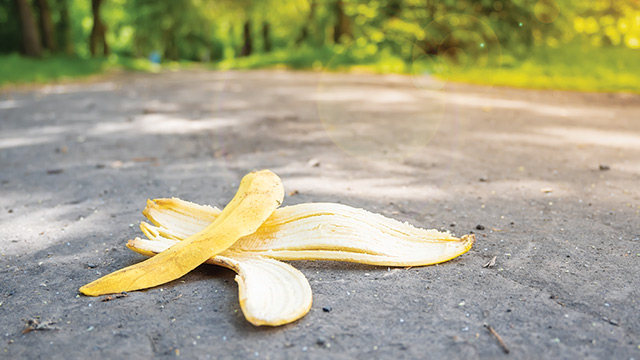
#> input picture pisang2.jpg, 640 x 360 px
$ python warna.py
#> lines starting #> are read from the running program, lines starting #| are printed output that depends on the picture; after the words box and inside, x2 and y2 are one past the last pixel; in counts of white or black regions, pixels touching at a corner belong together
import cv2
import numpy as np

# Rentang HSV untuk warna kuning (kulit pisang)
yellow_range = [
    (np.array([20, 100, 100]), np.array([30, 255, 255]))
]

# Baca gambar dari file
image_path = "pisang2.jpg"  # Ganti path dengan gambar Anda
frame = cv2.imread(image_path)
#> frame is the input picture: shape (360, 640, 3); mean B, G, R 136.2, 163.7, 167.6
if frame is None:
    print("Gambar tidak ditemukan.")
    exit()

# Konversi ke HSV
hsv = cv2.cvtColor(frame, cv2.COLOR_BGR2HSV)
#> hsv: shape (360, 640, 3); mean H, S, V 50.6, 61.6, 173

# Buat mask untuk warna kuning
mask = None
for lower, upper in yellow_range:
    current_mask = cv2.inRange(hsv, lower, upper)
    if mask is None:
        mask = current_mask
    else:
        mask = cv2.bitwise_or(mask, current_mask)
#> this loop made 1 pass
#> pass 1, `current_mask = cv2.inRange(hsv, lower, upper)`:
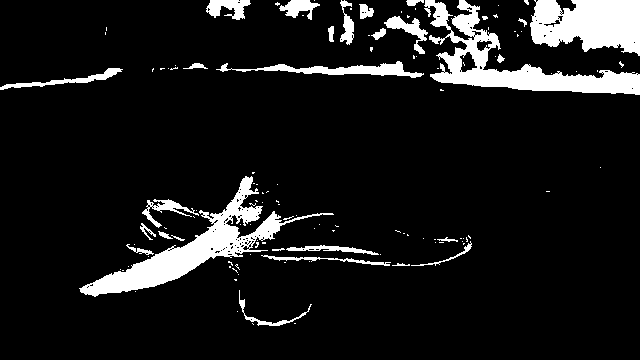
#> current_mask: shape (360, 640); 9.9% white; 121 white regions (93 under 20 px), largest, box (x1, y1, x2, y2) and area: (79, 176, 334, 297) 5868, (424, 0, 640, 95) 5842, (530, 0, 640, 56) 4751

# Hitung jumlah piksel kuning
yellow_pixels = cv2.countNonZero(mask)
#> yellow_pixels = 22906

# Threshold untuk menentukan apakah ada pisang
banana_detected = yellow_pixels > 500  # Ubah threshold sesuai kebutuhan
#> banana_detected = True

# Tampilkan hasil
result = cv2.bitwise_and(frame, frame, mask=mask)
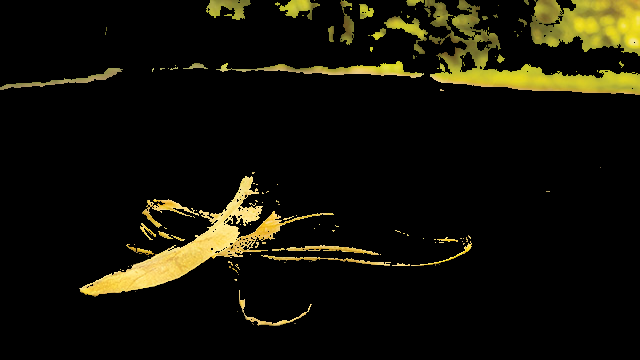
#> result: shape (360, 640, 3); mean B, G, R 6.9, 17.8, 19.6

# Tampilkan info pada gambar
display_frame = frame.copy()
message = "Banana Detected!" if banana_detected else "No Banana Detected"
#> message = 'Banana Detected!'
color = (0, 255, 0) if banana_detected else (0, 0, 255)
#> color = (0, 255, 0)
cv2.putText(display_frame, message, (20, 40), cv2.FONT_HERSHEY_SIMPLEX, 1, color, 2)
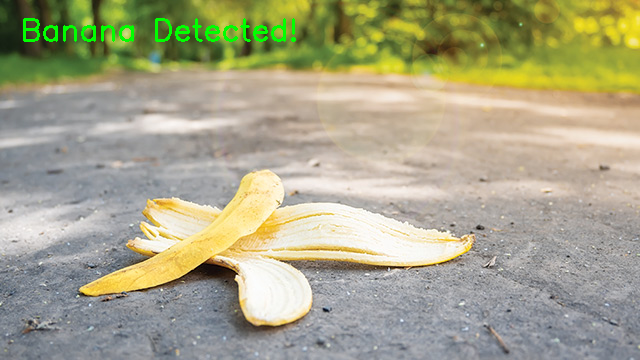
#> display_frame: shape (360, 640, 3); 0.88% of pixels changed, all inside (x1, y1, x2, y2) = (23, 18, 296, 42)

# Resize untuk tampilan
def resize_for_display(img, scale=0.5):
#> called with scale = 0.5
    return cv2.resize(img, (0, 0), fx=scale, fy=scale)
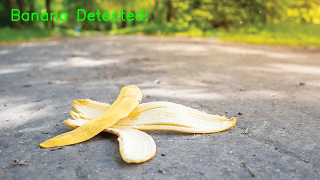
#> returned value: shape (180, 320, 3); mean of channels 0, 1, 2 135.9, 165.1, 166.9; drawn as B, G, R

# Tampilkan jendela
cv2.imshow("Gambar Asli + Info", resize_for_display(display_frame))
cv2.imshow("Mask Kuning", resize_for_display(mask))
#> call 2 of resize_for_display, with scale = 0.5
#> in resize_for_display (call 2), `return cv2.resize(img, (0, 0), fx=scale, fy=scale)`:
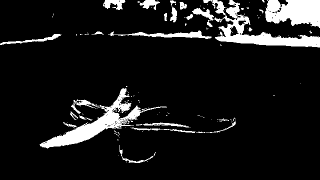
#> returned value: shape (180, 320); min 0, max 255, mean 25.4
cv2.imshow("Deteksi Kuning", resize_for_display(result))
#> call 3 of resize_for_display, with scale = 0.5
#> in resize_for_display (call 3), `return cv2.resize(img, (0, 0), fx=scale, fy=scale)`:
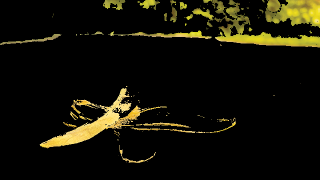
#> returned value: shape (180, 320, 3); mean of channels 0, 1, 2 6.9, 17.8, 19.6; drawn as B, G, R
cv2.waitKey(0)
cv2.destroyAllWindows()
